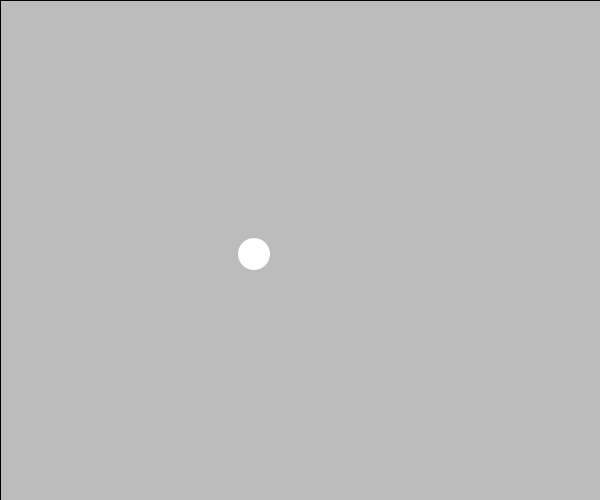
Frame 1 (no input)
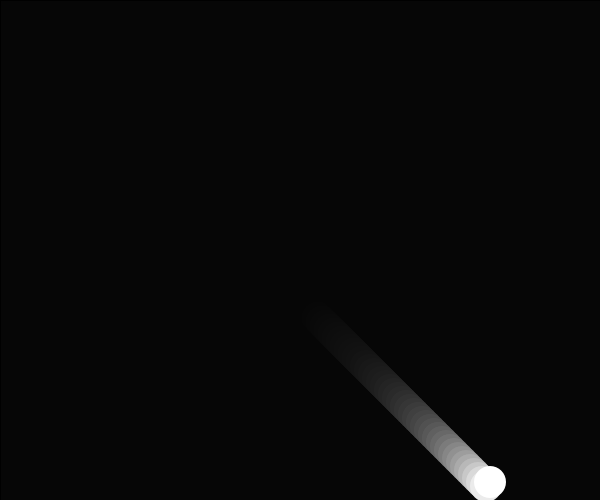
Frame 60 (the mouse pressed at the canvas centre just before this capture)
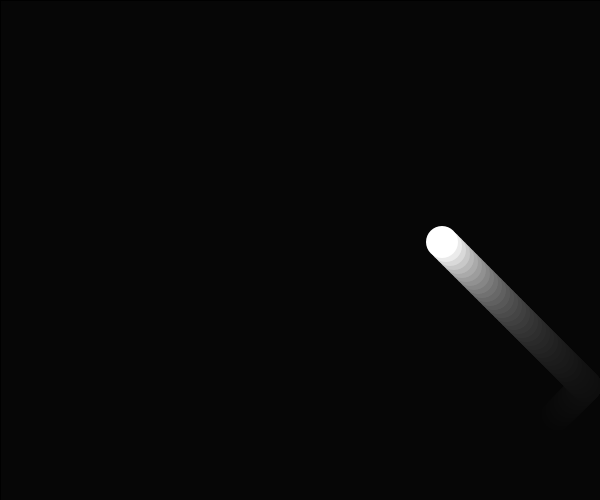
Frame 120 (the mouse held since frame 60 and released just before this capture)

The Processing sketch that drew these frames (run headless with seeded random() and noise(); from frame 60 on, the mouse is pressed at the canvas centre):

// Processing sketch: processing_6673
// ── processing_6673.pde

int x=250;
int y=250;
int speedX=4;
int speedY=4;

void setup(){
  size(600,500);
  smooth();
}

void draw(){
  fill(0,20);//alpha channel is the key to get motion blur effect! Try different value.
  rect(0,0,width,height);
  x=x+speedX;
  y=y+speedY;
  if ((x+16>width) || (x-16<0)){
    speedX=speedX*-1;
  }
  if ((y+16>height) || (y-16<0)){
    speedY=speedY*-1;
  }
  
  noStroke();
  fill(255);
  ellipse(x,y,32,32);
}
